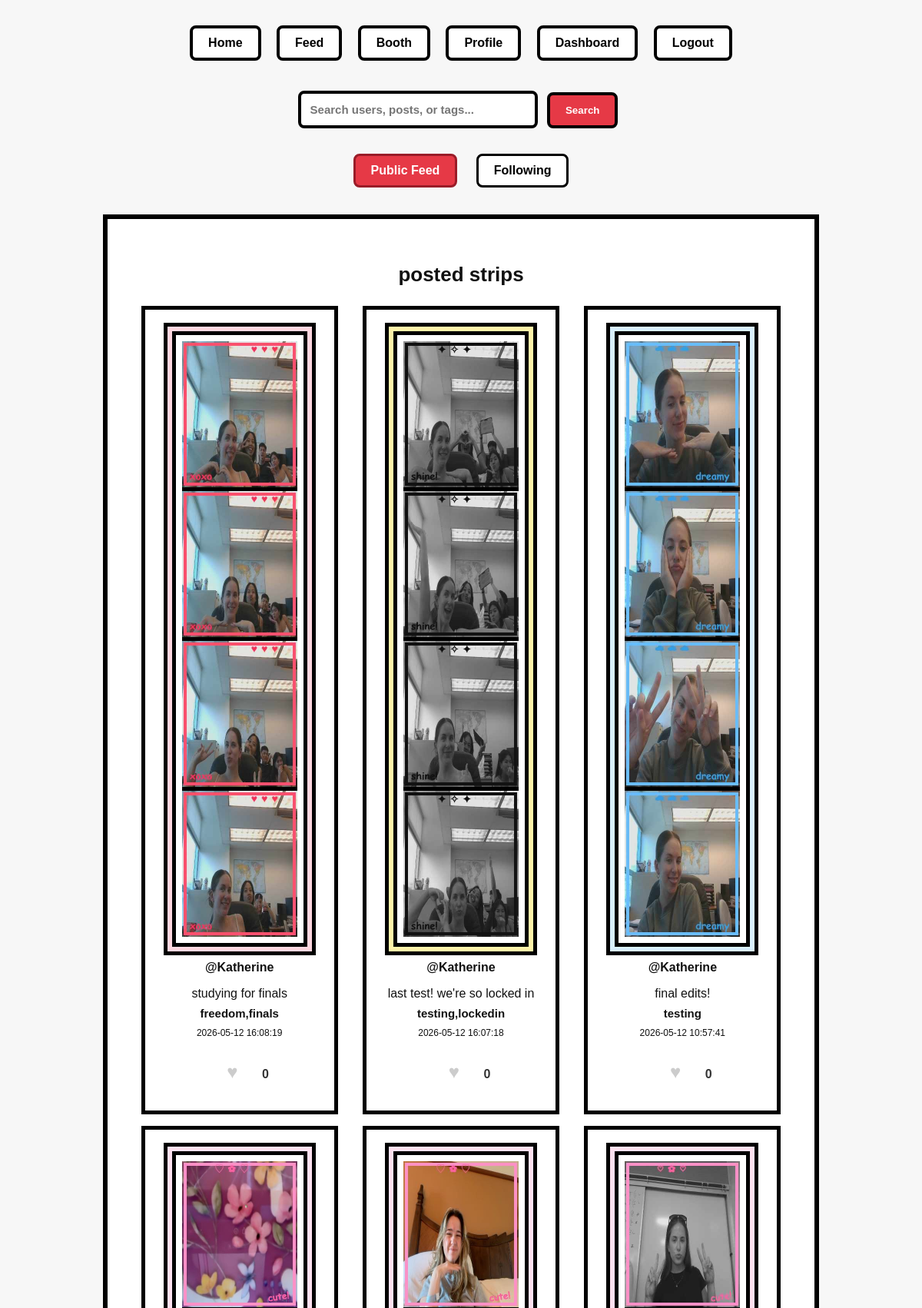
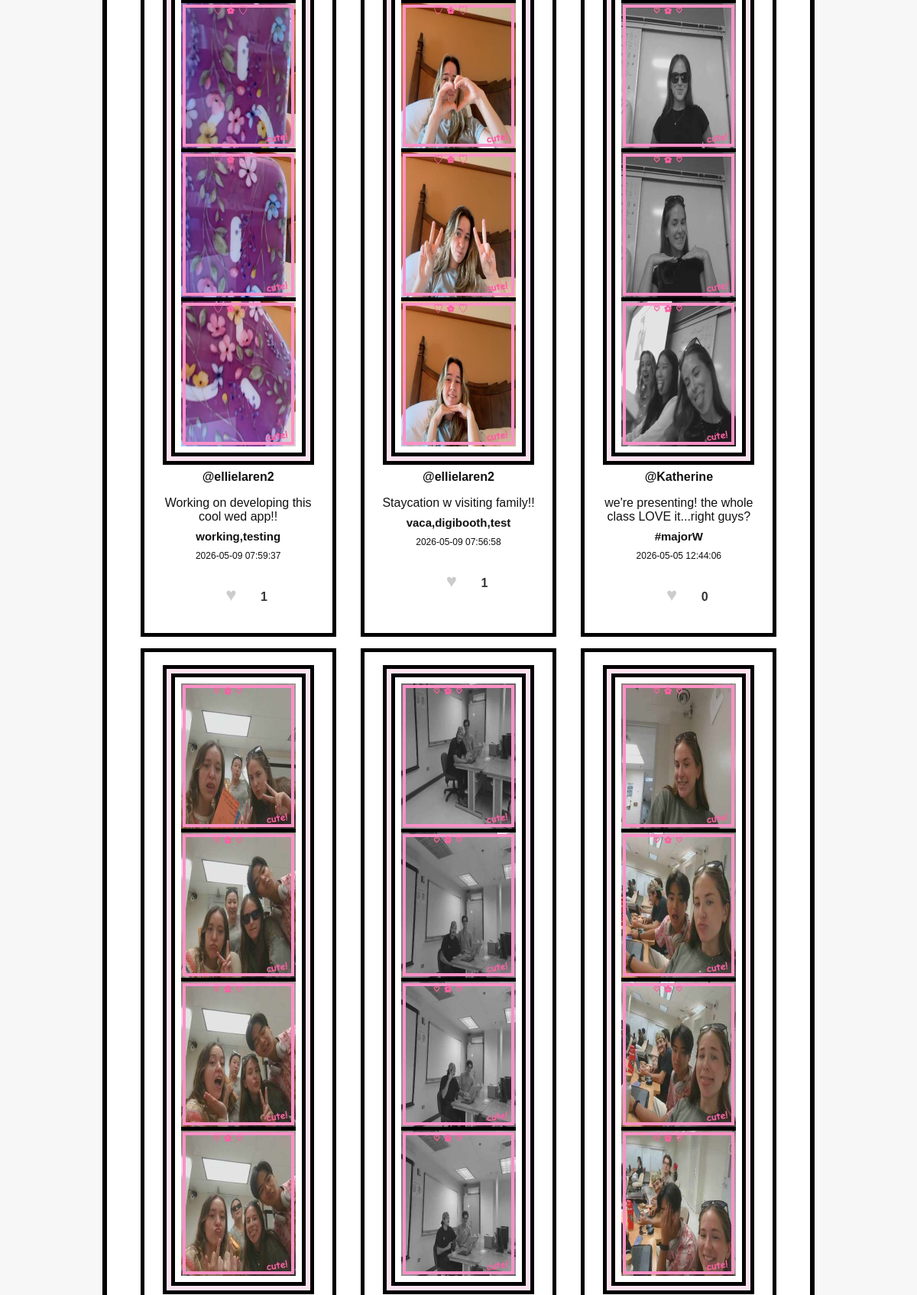
/feed (signed in, upper part), run on the app's committed database (2 pictures, top to bottom).
### tables this page shows
CREATE TABLE posts (
           id INTEGER PRIMARY KEY AUTOINCREMENT,
           username TEXT NOT NULL,
           image_filenames TEXT NOT NULL,  -- JSON string
           filter_choice TEXT,
           frame_choice TEXT,
           layout_choice TEXT,
           caption TEXT,
           tags TEXT,
           timestamp TEXT NOT NULL
       , privacy TEXT DEFAULT 'public');

### app.py (the view)
@app.route("/feed")
def feed():
   if "username" not in session:
       return redirect("/signin")
   current_user = session["username"]
   search_query = request.args.get("q", "").strip().lower()
   view = request.args.get("view", "public")  # "public" or "following"
   conn = get_db_connection()
   if view == "following":
       followed_users = conn.execute(
           "SELECT followed_username FROM follows WHERE follower_username = ?",
           (current_user,)
       ).fetchall()
       followed_usernames = [row["followed_username"] for row in followed_users]
       followed_usernames.append(current_user)  # Include own posts
       if followed_usernames:
           placeholders = ','.join('?' * len(followed_usernames))
           posts_rows = conn.execute(
               f"SELECT * FROM posts WHERE username IN ({placeholders}) ORDER BY timestamp DESC",
               followed_usernames
           ).fetchall()
       else:
           posts_rows = []
   else:
       posts_rows = conn.execute("SELECT * FROM posts WHERE privacy = 'public' ORDER BY timestamp DESC").fetchall()
   posts = []
   for row in posts_rows:
       post = dict(row)
       post["image_filenames"] = json.loads(post["image_filenames"])
       like_count = conn.execute(
           "SELECT COUNT(*) as count FROM likes WHERE post_id = ?",
           (post["id"],)
       ).fetchone()["count"]
       post["like_count"] = like_count
       user_liked = conn.execute(
           "SELECT 1 FROM likes WHERE post_id = ? AND username = ?",
           (post["id"], current_user)
       ).fetchone() is not None
       post["user_liked"] = user_liked
       posts.append(post)
   conn.close()
   if search_query:
       filtered_posts = []
       users = []
       for post in posts:
           username = post.get("username", "").lower()
           caption = post.get("caption", "").lower()
           tags = post.get("tags", "").lower()
           if (
               search_query in username
               or search_query in caption
               or search_query in tags
           ):
               filtered_posts.append(post)
       conn = get_db_connection()
       user_rows = conn.execute(
           "SELECT username, name, bio FROM users WHERE username LIKE ? OR name LIKE ? OR bio LIKE ?",
           (f"%{search_query}%", f"%{search_query}%", f"%{search_query}%")
       ).fetchall()
       conn.close()
       for row in user_rows:
           user = dict(row)
           conn = get_db_connection()
           follower_count = conn.execute(
               "SELECT COUNT(*) as count FROM follows WHERE followed_username = ?",
               (user["username"],)
           ).fetchone()["count"]
           following_count = conn.execute(
               "SELECT COUNT(*) as count FROM follows WHERE follower_username = ?",
               (user["username"],)
           ).fetchone()["count"]
           is_following = False
           if current_user != user["username"]:
               is_following = conn.execute(
                   "SELECT 1 FROM follows WHERE follower_username = ? AND followed_username = ?",
                   (current_user, user["username"])
               ).fetchone() is not None
           conn.close()
           user["follower_count"] = follower_count
           user["following_count"] = following_count
           user["is_following"] = is_following
           users.append(user)
       posts = filtered_posts
   else:
       users = []
   return render_template(
       "feed.html",
       username=session["username"],
       posts=posts,
       users=users,
       search_query=search_query,
       view=view
   )

### app.py (called while the page is built)
def get_db_connection():
   conn = sqlite3.connect(DATABASE)
   conn.row_factory = sqlite3.Row
   return conn

### templates/feed.html (shortened to what this page needs)
<!DOCTYPE html>
<html>
<head>
   <link rel="stylesheet" href="{{ url_for('static', filename='style.css') }}">
</head>
<body>
{% include "_navbar.html" %}
<form action="/feed" method="GET" class="search-box">
   <input
       type="text"
       name="q"
       placeholder="Search users, posts, or tags..."
       value="{{ search_query }}"
   >
   <button type="submit">Search</button>
</form>
<div class="feed-toggle">
   <a href="/feed?view=public{% if search_query %}&q={{ search_query }}{% endif %}" class="toggle-button {% if view == 'public' %}active{% endif %}">Public Feed</a>
   <a href="/feed?view=following{% if search_query %}&q={{ search_query }}{% endif %}" class="toggle-button {% if view == 'following' %}active{% endif %}">Following</a>
</div>
<div class="feed-wall">
   <h2 class="wall-label">
       {% if view == 'following' %}
           following strips
       {% else %}
           posted strips
       {% endif %}
   </h2>
   {% if posts %}
       {% for post in posts %}
           <div class="post-card">
               <div class="posted-strip frame-{{ post['frame_choice'] }}">
                   {% for image in post.image_filenames %}
                       <div class="posted-photo">
                           <img
                               src="{{ url_for('static', filename='uploads/' + image) }}"
                               alt="Posted photostrip photo"
                           >
                       </div>
                   {% endfor %}
               </div>
               <p><strong><a href="/profile/{{ post.username }}" class="username-link">@{{ post.username }}</a></strong></p>
               {% if post.caption %}
                   <p class="caption">{{ post.caption }}</p>
               {% endif %}
               {% if post.tags %}
                   <p class="tag">{{ post.tags }}</p>
               {% endif %}
               <p class="timestamp">{{ post.timestamp }}</p>
               <div class="like-section">
                   <button class="like-button {% if post.user_liked %}liked{% endif %}"
                           data-post-id="{{ post.id }}"
                           onclick="toggleLike({{ post.id }})">
                       ♥
                   </button>
                   <span class="like-count">{{ post.like_count }}</span>
               </div>
           </div>
       {% endfor %}
   {% else %}
       <p class="empty-feed">No posts yet. Create your first photostrip!</p>
   {% endif %}
</div>
</body>
</html>

### templates/_navbar.html
<nav>
    <a href="/">Home</a>
    {% if session.get('username') %}
        <a href="/feed">Feed</a>
        <a href="/booth">Booth</a>
        <a href="/profile">Profile</a>
        <a href="/dashboard">Dashboard</a>
        <a href="/logout">Logout</a>
    {% else %}
        <a href="/signup">Sign Up</a>
        <a href="/signin">Sign In</a>
    {% endif %}
</nav>

### static/style.css (style rules this page uses)
body { margin: 0; font-family: "Comic Sans MS", "Trebuchet MS", Arial, sans-serif; background: #f7f7f7; color: #111; text-align: center; }
nav { margin: 25px; }
nav a { display: inline-block; margin: 8px; padding: 10px 20px; border: 4px solid black; background: white; color: black; font-weight: bold; text-decoration: none; border-radius: 8px; }
input { width: 95%; padding: 12px; margin-top: 6px; border: 4px solid black; font-size: 15px; }
button { margin: 8px; padding: 10px 14px; border: 3px solid black; background: white; color: black; font-weight: bold; cursor: pointer; }
.feed-wall { width: 750px; margin: 40px auto; padding: 30px; border: 6px solid black; background: white; position: relative; }
.post-card { display: inline-block; width: 210px; margin: 18px; padding: 15px; border: 5px solid black; background: white; }
.frame-pink { border-color: #ff8fc7; background: #fff2f8; box-shadow: 0 0 0 6px #ffe1f0, 0 0 0 11px black; }
.frame-stars { background: #fffbe8; box-shadow: 0 0 0 6px #fff3a8, 0 0 0 11px black; }
.frame-hearts { border-color: #ff4f6d; background: #fff5f5; box-shadow: 0 0 0 6px #ffd6df, 0 0 0 11px black; }
.frame-clouds { border-color: #68bdfc; background: #eef8ff; box-shadow: 0 0 0 6px #d8f0ff, 0 0 0 11px black; }
.caption { font-size: 15px; }
.tag { font-size: 14px; font-weight: bold; }
.search-box { margin: 25px auto; text-align: center; }
.search-box input { width: 280px; padding: 12px; border: 4px solid black; border-radius: 8px; font-weight: bold; }
.search-box button { padding: 12px 20px; border: 4px solid black; background: #e63946;; color: white; font-weight: bold; border-radius: 8px; cursor: pointer; }

### templates/feed.html (style rules this page uses)
.feed-wall { width: 850px; min-height: 450px; margin: 35px auto; padding: 35px; border: 6px solid black; background: white; display: grid; grid-template-columns: repeat(3, 1fr); gap: 15px; }
.wall-label { width: 100%; font-size: 26px; font-weight: bold; margin-bottom: 10px; text-align: center; grid-column: 1 / -1; }
.post-card { max-width: 240px; margin: 0 auto; padding: 18px; border: 5px solid black; background: white; text-align: center; }
.posted-strip { width: 150px; margin: 10px auto 18px; border: 5px solid black; background: white; padding: 8px; }
.posted-photo { border-bottom: 5px solid black; background: white; }
.posted-photo:last-child { border-bottom: none; }
.posted-photo img { width: 100%; height: auto; display: block; object-fit: contain; }
.caption { font-size: 16px; margin: 8px 0; }
.tag { font-weight: bold; font-size: 15px; margin: 8px 0; }
.timestamp { font-size: 12px; margin-top: 10px; }
button { margin: 8px; padding: 10px 14px; border: 3px solid black; background: white; font-weight: bold; cursor: pointer; }
.like-section { margin-top: 10px; text-align: center; }
.like-button { background: none; border: none; font-size: 24px; cursor: pointer; color: #ccc; transition: color 0.2s; }
.like-count { margin-left: 5px; font-size: 16px; font-weight: bold; color: #333; }
.feed-toggle { text-align: center; margin: 20px 0; }
.toggle-button { display: inline-block; margin: 0 10px; padding: 10px 20px; border: 3px solid black; background: white; color: black; text-decoration: none; font-weight: bold; border-radius: 8px; }
.toggle-button.active { background: #e63946; color: white; border-color: #9a1c28; }
.username-link { color: inherit; text-decoration: none; }

### data on the page
posts: username "Katherine", caption "studying for finals", tags "freedom,finals", timestamp "2026-05-12 16:08:19", like_count "0"
posts: username "Katherine", caption "last test! we're so locked in", tags "testing,lockedin", timestamp "2026-05-12 16:07:18", like_count "0"
posts: username "Katherine", caption "final edits!", tags "testing", timestamp "2026-05-12 10:57:41", like_count "0"
posts: username "ellielaren2", caption "Working on developing this cool wed app!!", tags "working,testing", timestamp "2026-05-09 07:59:37", like_count "1"
posts: username "ellielaren2", caption "Staycation w visiting family!!", tags "vaca,digibooth,test", timestamp "2026-05-09 07:56:58", like_count "1"
posts: username "Katherine", caption "we're presenting! the whole class LOVE it...right guys?", tags "#majorW", timestamp "2026-05-05 12:44:06", like_count "0"
